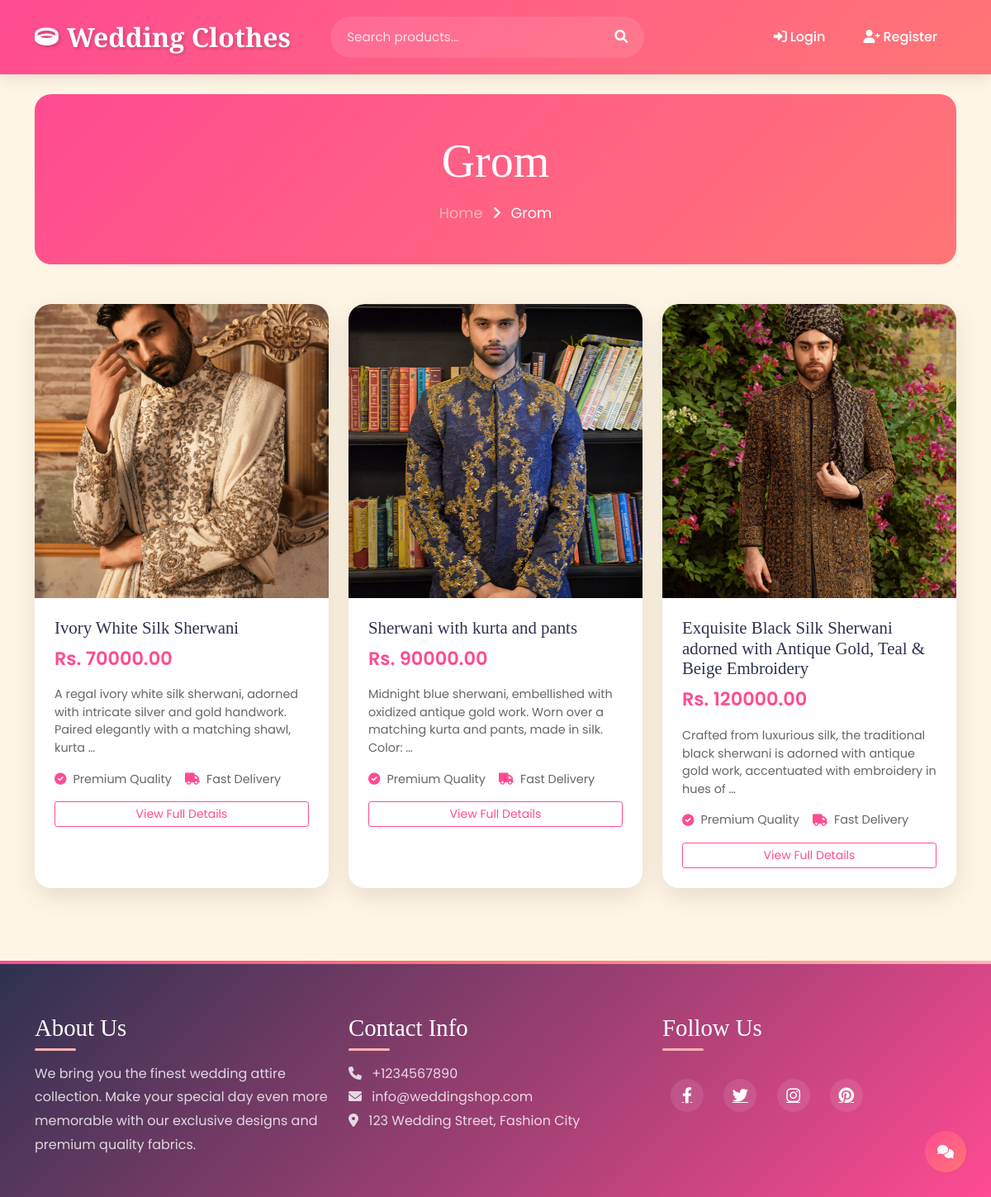
Screenshot of /category/3/ with the database file from the repository.
### shopapp/models.py (models this page shows, shortened)
class Category(models.Model):
    name = models.CharField(max_length=100)
    image = models.ImageField(upload_to='categories/', null=True, blank=True)

class Product(models.Model):
    category = models.ForeignKey(Category, on_delete=models.CASCADE)
    name = models.CharField(max_length=200)
    price = models.DecimalField(max_digits=10, decimal_places=2)
    description = models.TextField()
    image = models.ImageField(upload_to='products/')

### shopapp/views.py (the view)
# urls.py: path('category/<int:category_id>/', views.category_products, name='category_products'),
def category_products(request, category_id):
    category = Category.objects.get(id=category_id)
    products = Product.objects.filter(category=category)
    return render(request, 'shopapp/products.html', {'products': products, 'category': category})

### shopapp/templates/shopapp/products.html (shortened to what this page needs)
{% extends 'shopapp/base.html' %}
{% block content %}
<div class="category-header text-center py-5 mb-5" data-aos="fade-down">
    <h1 class="display-4 mb-3">{{ category.name }}</h1>
    <div class="category-breadcrumb">
        <a href="{% url 'home' %}" class="text-decoration-none">Home</a>
        <i class="fas fa-angle-right mx-2"></i>
        <span>{{ category.name }}</span>
    </div>
</div>
<div class="row">
    {% for product in products %}
    <div class="col-md-4 mb-4" data-aos="fade-up" data-aos-delay="100">
        <div class="product-card">
            <div class="product-image-wrapper">
            </div>
            <div class="product-info">
                <h3 class="product-title">{{ product.name }}</h3>
                <div class="product-price">Rs. {{ product.price }}</div>
                <p class="product-description">{{ product.description|truncatewords:20 }}</p>
                <div class="product-features">
                    <span><i class="fas fa-check-circle me-2"></i>Premium Quality</span>
                    <span><i class="fas fa-truck me-2"></i>Fast Delivery</span>
                </div>
                <div class="text-center mt-3">
                    <a href="{% url 'product_detail' product.id %}" class="btn btn-outline-primary btn-sm w-100">
                        View Full Details
                    </a>
                </div>
            </div>
        </div>
    </div>
    {% endfor %}
</div>
{% endblock %}

### shopapp/templates/shopapp/base.html (style rules this page uses)
:root { --primary-color: #FF4B91; --secondary-color: #FF7676; --accent-color: #FFB4B4; --dark-color: #2D3250; --light-color: #FFF5E4; }
body { font-family: 'Poppins', sans-serif; background-color: var(--light-color); }
h1, h2, h3, h4, h5, h6 { font-family: 'Playfair Display', serif; }

### shopapp/templates/shopapp/products.html (style rules this page uses)
.category-header { background: linear-gradient(135deg, var(--primary-color), var(--secondary-color)); color: white; border-radius: 20px; position: relative; overflow: hidden; }
.category-header:before { content: ''; position: absolute; top: 0; left: 0; right: 0; bottom: 0; background: url('https://source.unsplash.com/1600x900/?wedding,fashion') center/cover; opacity: 0.1; }
.category-breadcrumb { font-size: 1.1rem; }
.category-breadcrumb a { color: var(--accent-color); }
.product-card { background: white; border-radius: 20px; overflow: hidden; box-shadow: 0 10px 30px rgba(0,0,0,0.1); transition: all 0.3s ease; height: 100%; }
.product-image-wrapper { position: relative; overflow: hidden; padding-top: 100%; }
.product-info { padding: 1.5rem; transition: all 0.3s ease; }
.product-title { font-size: 1.3rem; margin-bottom: 0.5rem; color: var(--dark-color); }
.product-price { font-size: 1.4rem; font-weight: 600; color: var(--primary-color); margin-bottom: 1rem; }
.product-description { color: #666; font-size: 0.9rem; margin-bottom: 1rem; }
.product-features { display: flex; flex-wrap: wrap; gap: 1rem; font-size: 0.9rem; color: #666; }
.product-features span { display: flex; align-items: center; }
.product-features i { color: var(--primary-color); }
.product-card { animation: fadeInUp 0.6s ease-out; }
.btn-outline-primary { border-color: var(--primary-color); color: var(--primary-color); }

### rows the page displays
Category: name "Grom"
Product: name "Ivory White Silk Sherwani", price "70000.00", description "A regal ivory white silk sherwani, adorned with intricate silver and gold handwork. Paired elegantly with a matching shawl, kurta …"
Product: name "Sherwani with kurta and pants", price "90000.00", description "Midnight blue sherwani, embellished with oxidized antique gold work. Worn over a matching kurta and pants, made in silk. Color: …"
Product: name "Exquisite Black Silk Sherwani adorned with Antique Gold, Teal & Beige Embroidery", price "120000.00", description "Crafted from luxurious silk, the traditional black sherwani is adorned with antique gold work, accentuated with embroidery in hues of …"
